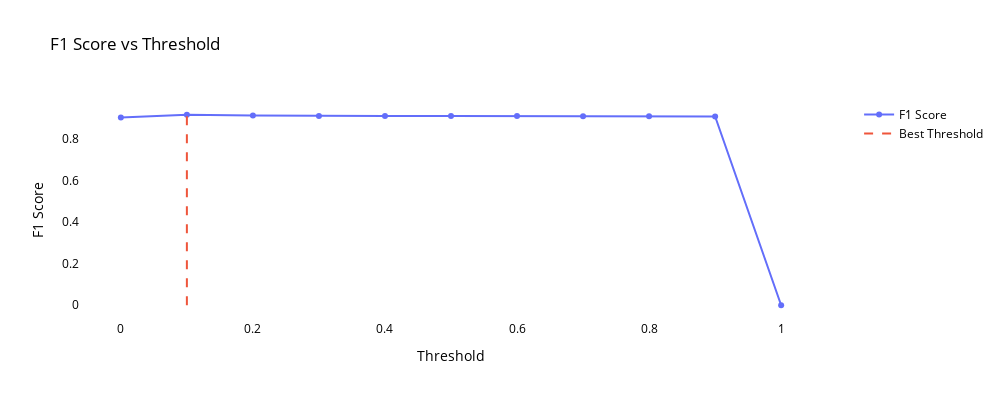

This figure's notebook cell:
### Code cell
# Plot F1 scores vs. thresholds
plot_f1_scores_vs_thresholds(thresholds, f1_scores, best_threshold)

### Figure 1 — Plotly figure (JSON) as saved in the notebook; plotly's stock layout.template omitted (floating-point values rounded to 4 significant figures)
{"data": [{"mode": "lines+markers", "name": "F1 Score", "type": "scatter", "x": [0, 0.1, 0.2, 0.3, 0.4, 0.5, 0.6, 0.7, 0.8, 0.9, 1], "y": [0.9018, 0.9154, 0.9122, 0.9092, 0.9096, 0.9095, 0.9093, 0.9076, 0.9081, 0.9071, 0]}, {"line": {"dash": "dash"}, "mode": "lines", "name": "Best Threshold", "type": "scatter", "x": [0.1, 0.1], "y": [0, 0.9154]}], "layout": {"font": {"color": "black"}, "height": 400, "hovermode": "x unified", "legend": {"orientation": "v", "x": 1.05, "y": 1}, "paper_bgcolor": "rgba(0,0,0,0)", "plot_bgcolor": "rgba(0,0,0,0)", "showlegend": true, "title": {"text": "F1 Score vs Threshold"}, "width": 1000, "xaxis": {"tickfont": {"color": "black"}, "title": {"font": {"color": "black"}, "text": "Threshold"}}, "yaxis": {"tickfont": {"color": "black"}, "title": {"font": {"color": "black"}, "text": "F1 Score"}}}}
